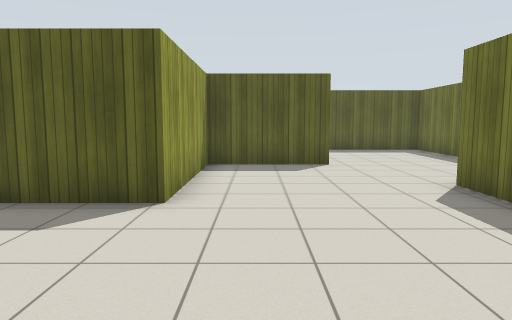
[1] (above)

23 first-person views from a walk through a robot-simulator world made for Gazebo. The camera is 1.2 m above the floor, tilts 6° down and sees 70° across. The floor is counted in squares, 1 m on a side. Each view is taken from the middle of a square. On the plan, view 1 faces up. The plan holds only what a view shows up to about 14 squares ahead; the rest is blank. Gazebo's built-in surfaces are drawn with simple patterns.

[2]
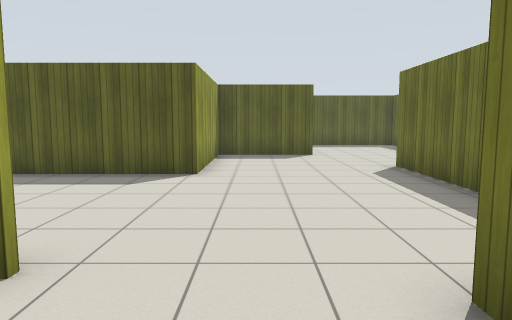

[3]
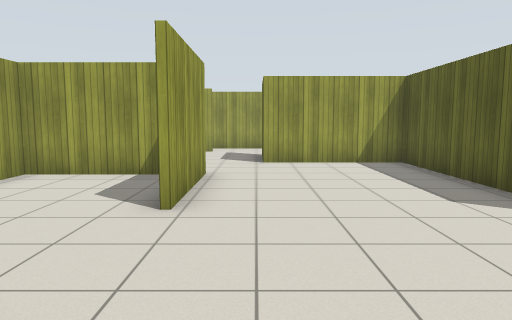

[4]
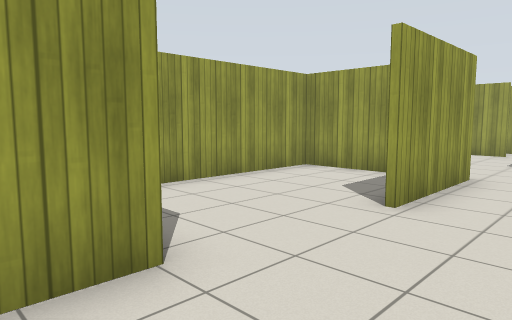

[5]
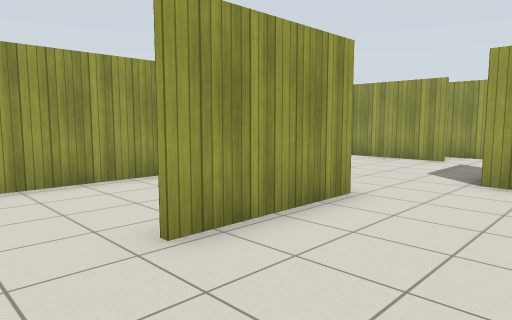

[6]
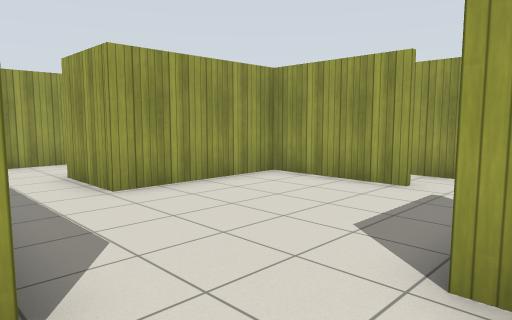

[7]
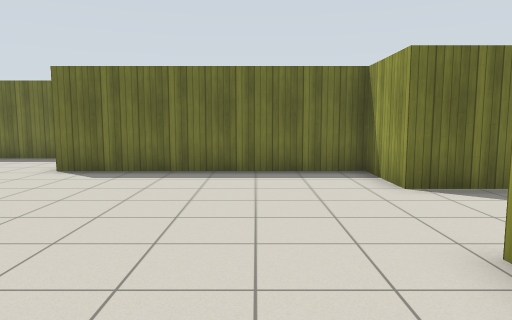

[8]
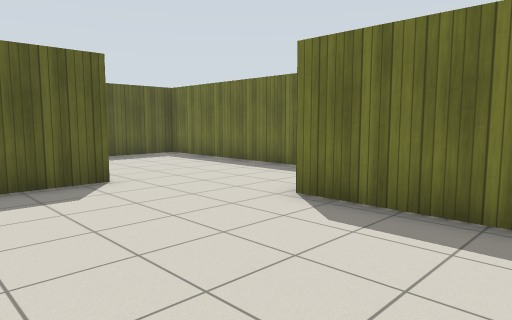

[9]
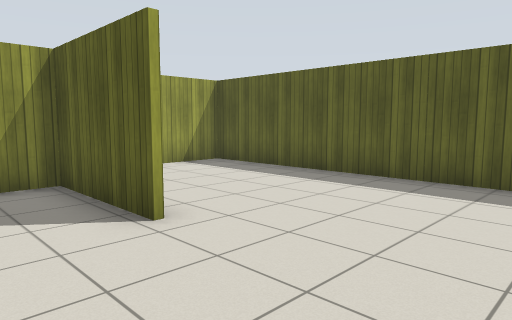

[10]
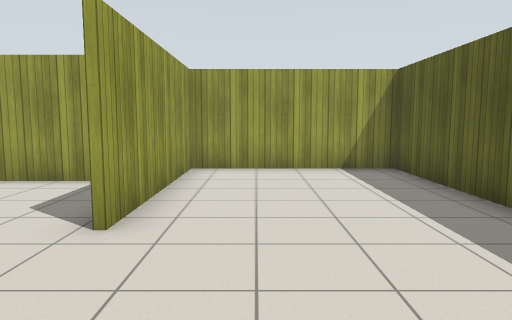

[11]
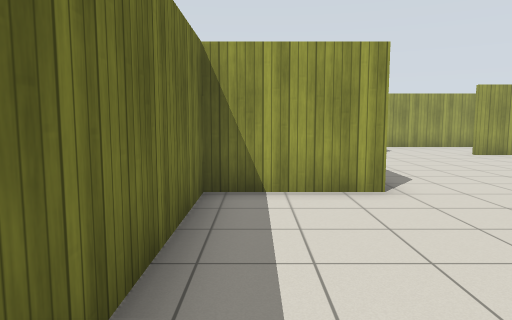

[12]
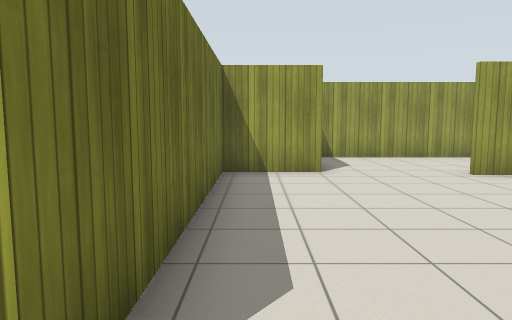

[13]
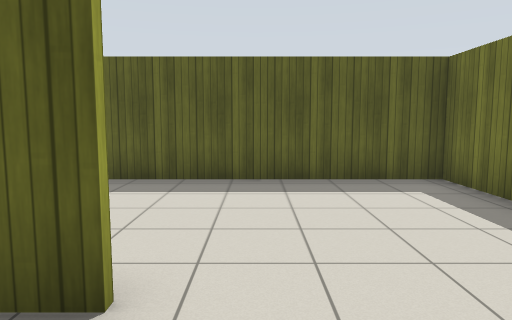

[14]
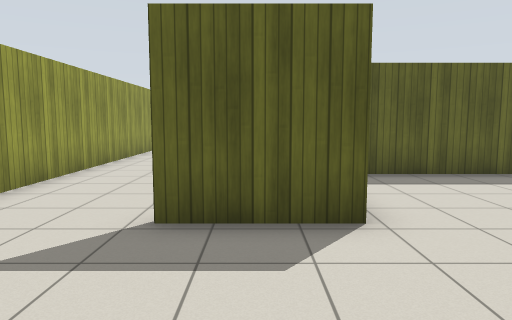

[15]
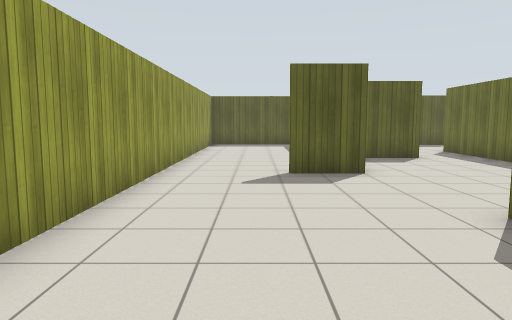

[16]
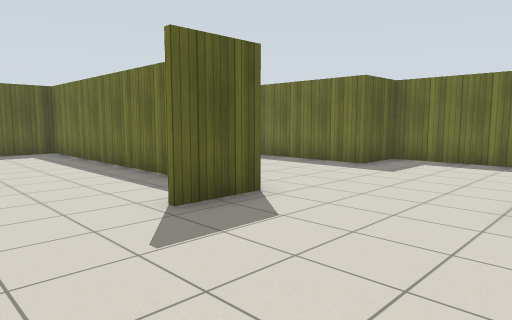

[17]
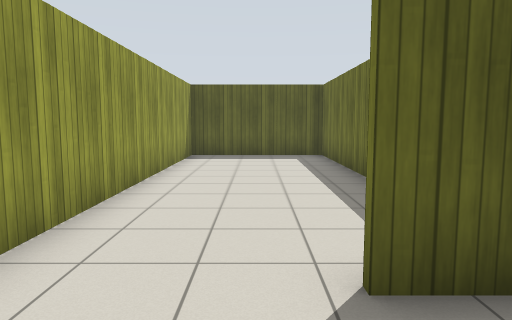

[18]
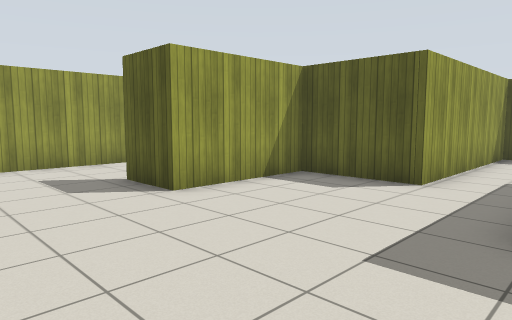

[19]
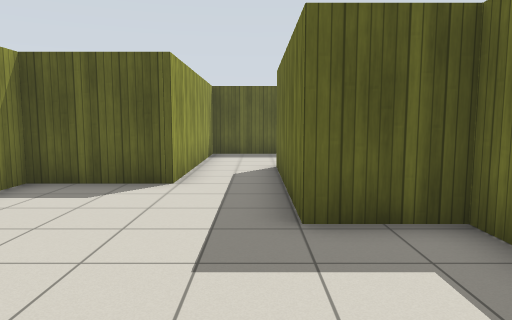

[20]
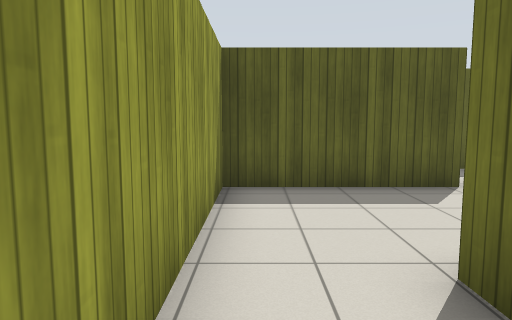

[21]
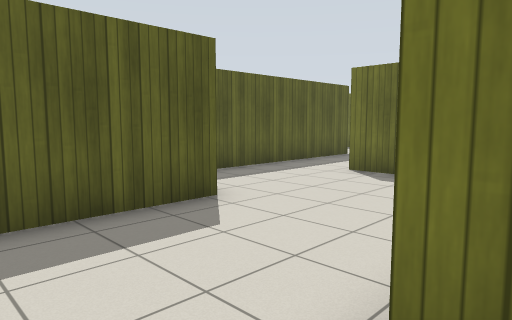

[22]
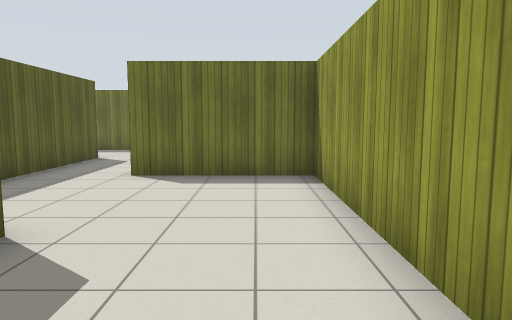

[23]
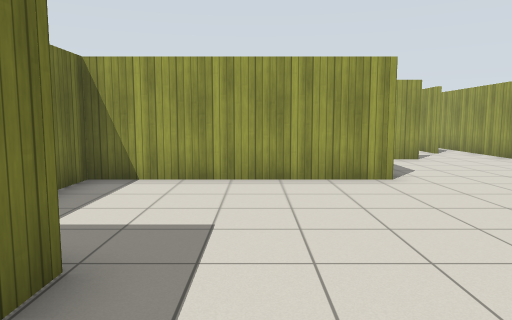

### Floor plan
Ten units are one square. View 1 is at (0, 0); x grows to the right and y downward. Boxes are objects, and circles mark ways between rooms. Rooms are numbered by the first view taken in them; rooms with no view inside come last. Other rooms are left out.
<svg viewBox="-138 -227 212 275">
<path fill="none" stroke="#000" d="M-55 2 -19 2M-53 11 -53 43 9 43M14 26 14 7 38 7 38 -68M-13 -102 -13 -53 -77 -53 -77 -12M21 -102 -20 -102M38 -68 69 -68 69 -155 -33 -155 -33 -103 21 -103M-77 -12 -103 -12M-117 8 -117 43 -76 43M-86 -121 -86 -201 -133 -201 -133 -30M-79 -55 -15 -55 -15 -102M-20 -102 -35 -102 -35 -157M-103 -14 -94 -14M-56 -174 -56 -130 -85 -130 -85 -94 -103 -94M-133 -12 -133 5M-12 -196 -56 -196 -56 -174M-35 -157 31 -157 31 -199M36 -222 1 -222"/>
<circle cx="30" cy="-83" r="3" fill="#2a7"/>
<circle cx="-65" cy="-5" r="3" fill="#2a7"/>
<circle cx="-105" cy="5" r="3" fill="#2a7"/>
<circle cx="-45" cy="-165" r="3" fill="#2a7"/>
<text x="-10" y="-30">1</text>
<text x="20" y="-120">2</text>
<text x="-80" y="20">3</text>
<text x="-100" y="-100">4</text>
<text x="-10" y="-190">5</text>
</svg>
Room 1 opens to room 2. Room 1 opens to room 3. Room 3 opens to room 4. Room 4 opens to room 5.

Where each view was taken, in squares from view 1:
view 1: 0 up, 0 right, facing up
view 2: 3 down, 0 right, facing up
view 3: 1 up, 3 right, facing left
view 4: 2 up, 3 right, facing down-left
view 5: 3 up, 0 right, facing down-left
view 6: 2 up, 5 left, facing down-left
view 7: 2 up, 5 left, facing right
view 8: 3 up, 1 left, facing up-right
view 9: 8 up, 6 right, facing up-left
view 10: 12 up, 6 right, facing left
view 11: 13 up, 6 right, facing down
view 12: 8 up, 3 right, facing down
view 13: 8 up, 3 right, facing up
view 14: 3 down, 9 left, facing up
view 15: 1 up, 11 left, facing up
view 16: 5 up, 13 left, facing up-right
view 17: 7 up, 11 left, facing up
view 18: 6 up, 3 left, facing up-left
view 19: 6 up, 4 left, facing up
view 20: 13 up, 5 left, facing up
view 21: 15 up, 5 left, facing up-right
view 22: 17 up, 5 left, facing right
view 23: 13 up, 5 left, facing down
